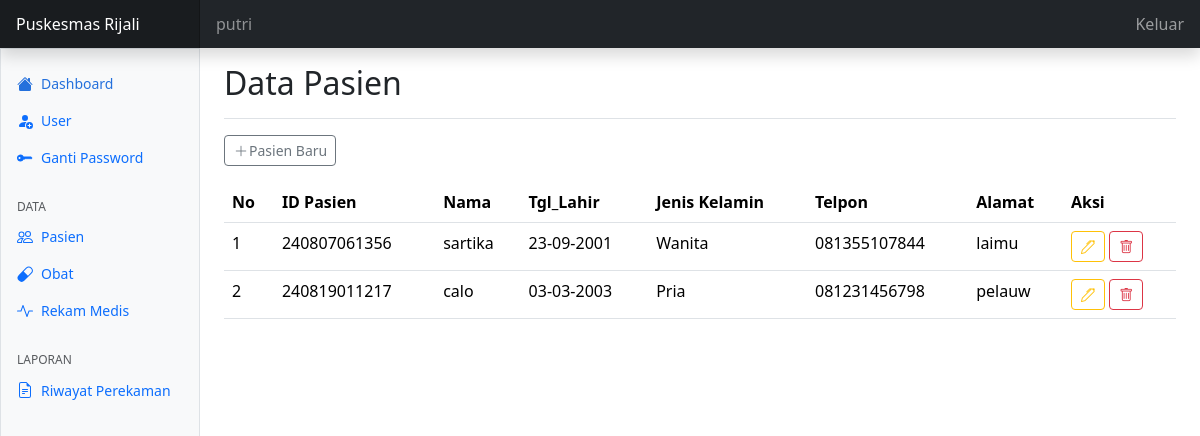
Page /pasien/index.php (signed in) on the committed database.
### tables this page shows
CREATE TABLE `tbl_pasien` (
  `id` varchar(20) NOT NULL,
  `nama` varchar(255) NOT NULL,
  `tgl_lahir` date NOT NULL,
  `gender` enum('P','W') NOT NULL,
  `telpon` varchar(15) NOT NULL,
  `alamat` varchar(255) NOT NULL
);

### config.php (called while the page is built, shortened)
<?php
$main_url = "http://localhost/rekamedis/";
function in_date($tgl) {
  $dd = substr($tgl, 8, 2);
  $mm = substr($tgl, 5, 2);
  $yy = substr($tgl, 0, 4);
  return $dd . "-" . $mm . "-" . $yy;
}

### pasien/index.php (the view, shortened to what this page needs)
<?php
require "../config.php";
require "../template/header.php";
require "../template/navbar.php";
require "../template/sidebar.php";
?>
<main class="col-md-9 ms-sm-auto col-lg-10 px-md-4 min-vh-100">
  <div class="d-flex justify-content-between flex-wrap flex-md-nowrap align-items-center pt-3 pb-2 mb-3 border-bottom">
    <h1 class="h2">Data Pasien</h1>
  </div>
  <a href="<?= $main_url ?>pasien/tambah-pasien.php"
  class="btn btn-outline-secondary
  btn-sm mb-3" title="tambah-pasien baru"><i class="bi bi-plus-lg align-top"></i>Pasien Baru</a>
  <table class="table table-responsive table-hover" id="myTable">
    <thead>
        <tr>
        <th>No</th>
        <th>ID Pasien</th>
        <th>Nama</th>
        <th>Tgl_Lahir</th>
        <th>Jenis Kelamin</th>
        <th>Telpon</th>
        <th>Alamat</th>
        <th>Aksi</th>
        </tr>
    </thead>
  <tbody>
    <?php
    $no = 1;
    $queryPasien = mysqli_query($koneksi, "SELECT * FROM tbl_pasien");
    while ($pasien = mysqli_fetch_assoc($queryPasien)) {?>
       <tr>
        <td><?= $no++; ?></td>
        <td><?= $pasien['id']  ?></td>
        <td><?= $pasien['nama'] ?></td>
        <td><?= in_date ($pasien['tgl_lahir'])?></td>
        <td>
            <?php
            if ($pasien['gender'] == 'P'){
                echo 'Pria';
            } else {
                echo 'Wanita';
            }
            ?>
        </td>
         <td><?= $pasien['telpon']?></td>
         <td><?= $pasien['alamat']?></td>
         <td>
            <a href= "edit-pasien.php?id=<?= $pasien['id'] ?>" class="btn btn-sm btn-outline-warning" title="edit pasien"><i class="bi bi-pen align-top"></i></a>
            <a href= "proses-pasien.php?id=<?= $pasien['id'] ?>&aksi=hapus-pasien" onclick="return confirm('Anda yakin mau menghapus pasien ini ?')" class="btn btn-sm btn-outline-danger" title="hapus pasien"><i class="bi bi-trash align-top"></i></a>
        </td>
       </tr>
    <?php } ?>
  </tbody>
</table>
</main>
<?php
require "../template/footer.php";
?>

### asset/dashboard/dashboard.css (style rules this page uses)
.bi { display: inline-block; width: 1rem; height: 1rem; }

### template/header.php (style rules this page uses)
.bi { vertical-align: -.125em; fill: currentColor; }

### rows in the picture
tbl_pasien: id "240807061356", nama "sartika", tgl_lahir "23-09-2001", gender "Wanita", telpon "081355107844", alamat "laimu"
tbl_pasien: id "240819011217", nama "calo", tgl_lahir "03-03-2003", gender "Pria", telpon "081231456798", alamat "pelauw"
